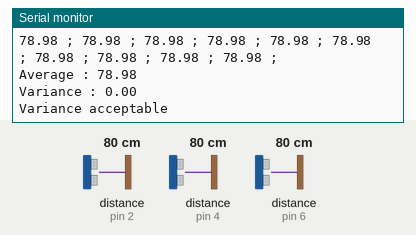
A sketch run on a simulated Arduino Uno, built with avr-gcc and run on an emulated ATmega328P. Parts: the last lines printed to the serial monitor. Wiring (inferred from the names in the program): 3 × ultrasonic range finder: trigger pin 3, echo pin 2 / trigger pin 5, echo pin 4 / trigger pin 7, echo pin 6. The test bench sets the inputs (shaded band); at power-on: distance to the obstacle (sensors on pin 2, pin 4, pin 6) 80 cm. The echo pulse lasts 58.3 µs per cm.

Above: at 1.2 s.
1.3 s: distance to the obstacle (sensor on pin 2) set to 2 cm
At 1.9 s:
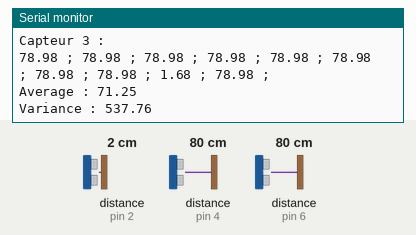
2.8 s: distance to the obstacle (sensor on pin 4) set to 4 cm
At 3.3 s:
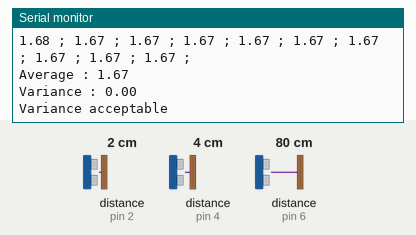
5.8 s: distance to the obstacle (sensor on pin 6) set to 18 cm
8.8 s: distance to the obstacle (sensor on pin 2) set to 4 cm
At 9.63 s:
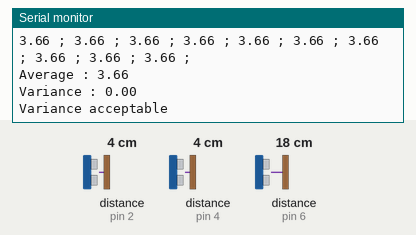
10.3 s: distance to the obstacle (sensor on pin 4) set to 9 cm
11.8 s: distance to the obstacle (sensor on pin 6) set to 2 cm
Timing chart, 0 to 14.3 s (numbered marks = the images above; inputs shaded):
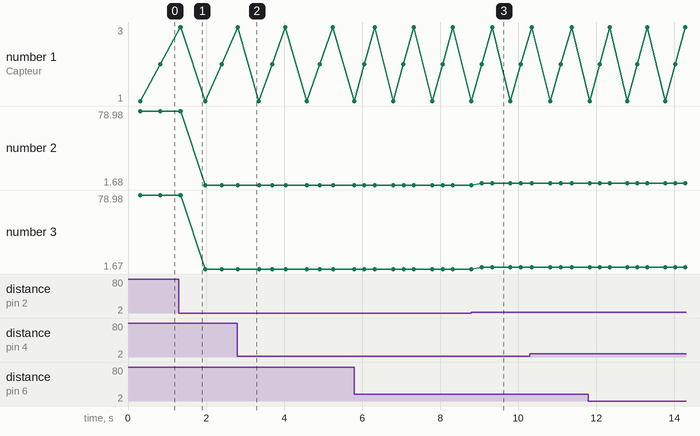

Measured:
- after the input at 1.3 s, the serial monitor: prints a new line at once (image 1)
- after the input at 2.8 s, the serial monitor: prints a new line at once (image 2)
- after the input at 8.8 s, the serial monitor: prints a new line after 0.26 s (image 3)
- plotted number 2: 78.98 → 1.68 after the input at 1.3 s, 1.68 → 3.66 after the input at 8.8 s
- plotted number 3: 78.98 → 1.67 after the input at 1.3 s, 1.67 → 3.66 after the input at 8.8 s

The sketch:

PDC.ino
```cpp
//Pin trigger/echo
int trPin[] = {7, 5, 3};
int ecPin[] = {6, 4, 2};

static int nbSensor = 3;
static int samples = 10; //don't forget to also modify data_size to match data array !!
static int responseFactor; //wat is dat ?

unsigned long startTime; //unsigned long -> variable sur 4bits ==  precision ! et positif uniquement
float distance = 0; //initialise la distance
//const int data_size = 10;
float data[10]; //liste des données de distances

unsigned long currentTime;
unsigned long elapsedTime;

int current_sensor = 0; //variable pour parcourir tout les capteurs
float varianceError = 0.75; //test 0.75 seams good

void setup() {
  Serial.begin(115200);
  Serial.println("Configuring INPUT and OUTPUT ...");
  for(int i = 0; i < nbSensor; i++){
    pinMode(trPin[i], OUTPUT);
    pinMode(ecPin[i], INPUT);
  }
}

void loop() {

  if(current_sensor == nbSensor){ // au dernier capteur, reset pour recommencer la boucle
    current_sensor = 0;
  }else{
    startTime = millis(); // demarrage du chrono

    data_samples(); //update distance data
    sort(); //sort data

    currentTime = millis();
    elapsedTime = currentTime - startTime; //temps écoulé de la boucle

    Serial.print("Looptime : ");  //Affichage des données dans le serial
    Serial.println(elapsedTime);

    display_data();
    checkVariance();

    current_sensor++;
  }
  delay(200);
}

void display_data(){
  Serial.print("Capteur ");
  Serial.print(current_sensor + 1);
  Serial.println(" : ");
  for (int i=0; i<samples; i++){ //modify samples with size(data) !!!
      Serial.print(data[i]);
      Serial.print(" ; ");
    }
  Serial.println("");
  Serial.print("Average : ");
  Serial.println(mean());
  Serial.print("Variance : ");
  Serial.println(variance());
  Serial.println("");
}
void data_samples(){
  for (int j=0; j<samples; j++){
    for (int i=0; i<nbSensor; i++){
      distance = pulseSensor(trPin[i], ecPin[i]);
      data[j] = pulseSensor(trPin[i], ecPin[i]);
      delayMicroseconds(10);
    }
  }
}

float pulseSensor(int trigger, int echo){
  digitalWrite(trigger, LOW);
  delayMicroseconds(2);
  digitalWrite(trigger, HIGH);
  delayMicroseconds(10);
  digitalWrite(trigger, LOW);

  float duration = pulseIn(echo, HIGH);
  float distance = duration * 0.034 / 2;

  return distance;
}

float mean(){
  float sum = 0;

  for(int i = 0; i < size(); i++){ // parcourir la liste <sampleArray> pour afficher toutes les distances de l'echantillon
    sum += data[i];
  }

  float mean = sum / size();

  return mean;

}

void sort(){
  bool tabSorted = false;

  while(tabSorted == false){
    tabSorted = true;

    for(int i = 0; i < size(); i++){
      if(data[i] < data[i + 1]){
        float tmp = data[i + 1];
          data[i + 1] = data[i];
          data[i] = tmp;
          tabSorted = false;
      }
    }
  }
}

float variance(){
    float result = 0;

    for(int i = 0; i < size(); i++){
        result += pow((data[i] - mean()), 2);
    }

    float variance = result / size();

    return variance;
}

float checkVariance(){
    if(variance() > varianceError){
      Serial.println("Modifying data, variance not acceptable !");
      float IIQ = (data[5]+data[6])/2; //intervalle interquartil
      data[0] = IIQ;
      data[9] = IIQ;
      mean();
      variance();
      display_data();
    }
    else {
        Serial.println("Variance acceptable");
    }
}

int size(){
    byte numberOfElem = sizeof(data) / sizeof(data[0]);
    return numberOfElem;
}
```
